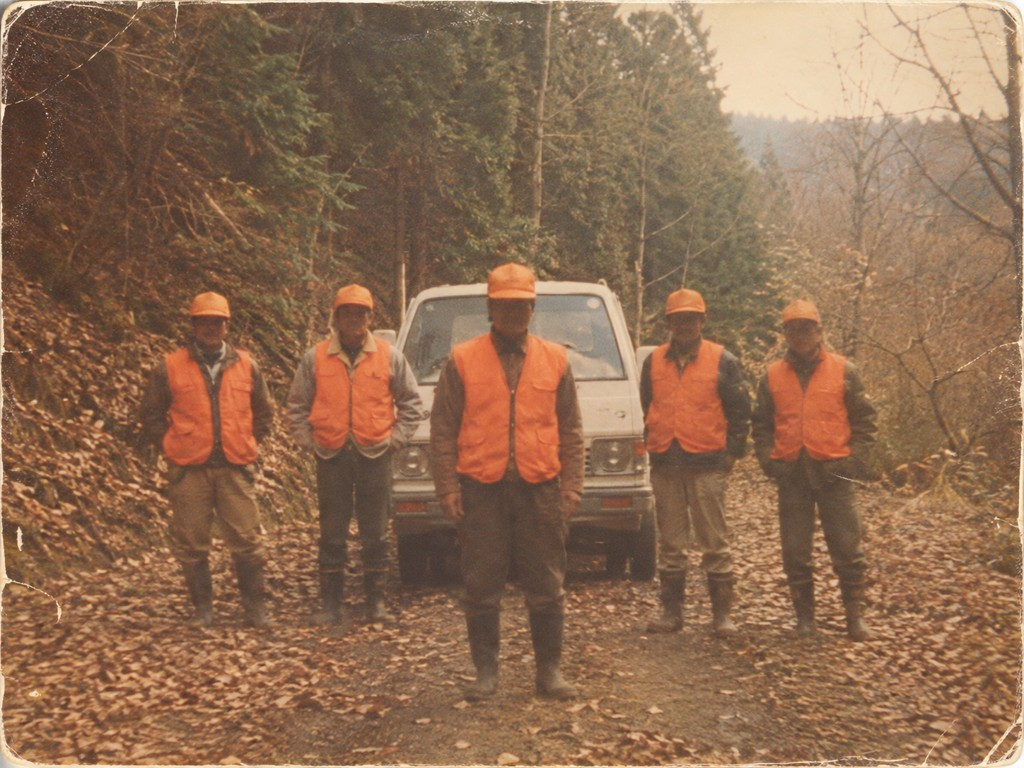
#> input picture assets/tex/lived_photo.jpg, 1024 x 768 px
$ python print_share.py ../../assets/tex/lived_photo.jpg
#> lines starting #> are read from the running program, lines starting #| are printed output that depends on the picture
"""How much of a printed still is paper / blue alone / orange alone / both inks (the dark teal).
python3 print_share.py a.png [b.png ...]   -> one line per image. Used to keep the night print a print:
a night frame that is mostly 'both' has gone back to a dark picture with grain (試作4, 試作91)."""
import sys, numpy as np
from PIL import Image
PAPER = np.array([.945, .925, .875]); A = np.array([0, .47, .75]); B = np.array([1, .424, .184])
REF = np.stack([PAPER, PAPER * A, PAPER * B, PAPER * A * B]) * 255; NAMES = ['紙', '青', '橙', '青緑']
def share(path):
#> called with path = '../../assets/tex/lived_photo.jpg'
    im = np.asarray(Image.open(path).convert('RGB')).astype(np.float32)
    d = ((im[:, :, None, :] - REF[None, None]) ** 2).sum(-1).argmin(-1)
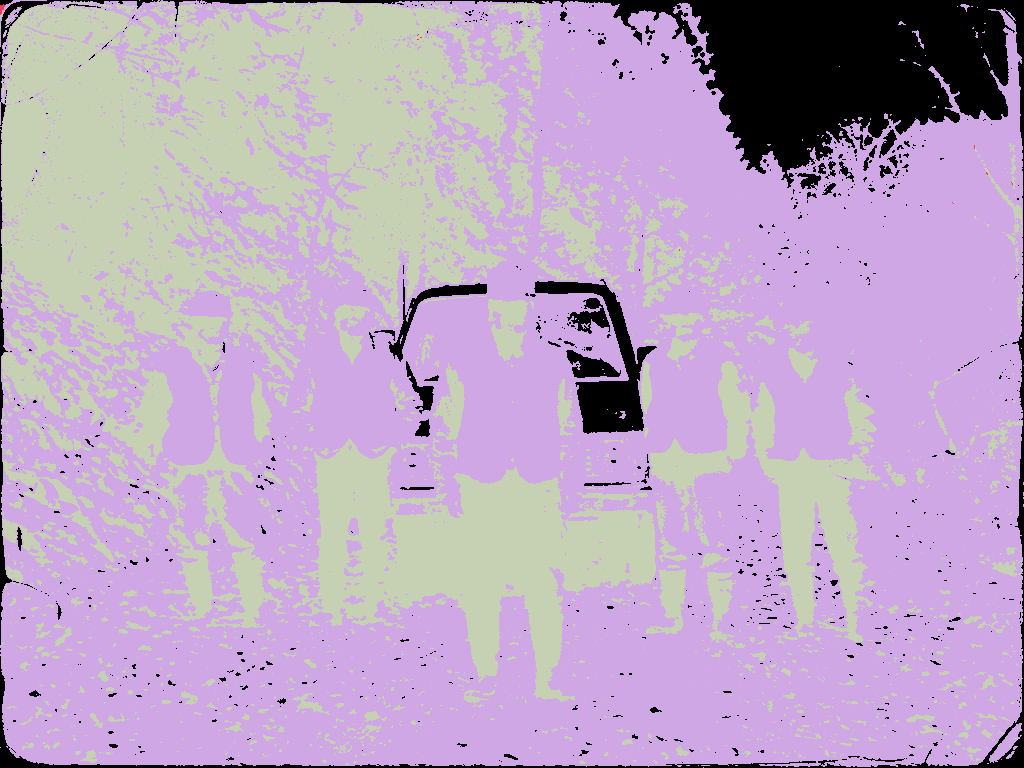
#> d: shape (768, 1024) int64; 4 distinct labels, from 0 to 3; one colour per label, 0 black
    return [float((d == i).mean()) for i in range(4)]
if __name__ == '__main__':
    for f in sys.argv[1:]:
        s = share(f); print(f.split('/')[-1], ' '.join(f'{n} {v * 100:.0f}%' for n, v in zip(NAMES, s)))
#> after `s = share(f)`: s = [0.0831, 6.74e-05, 0.608, 0.308]
